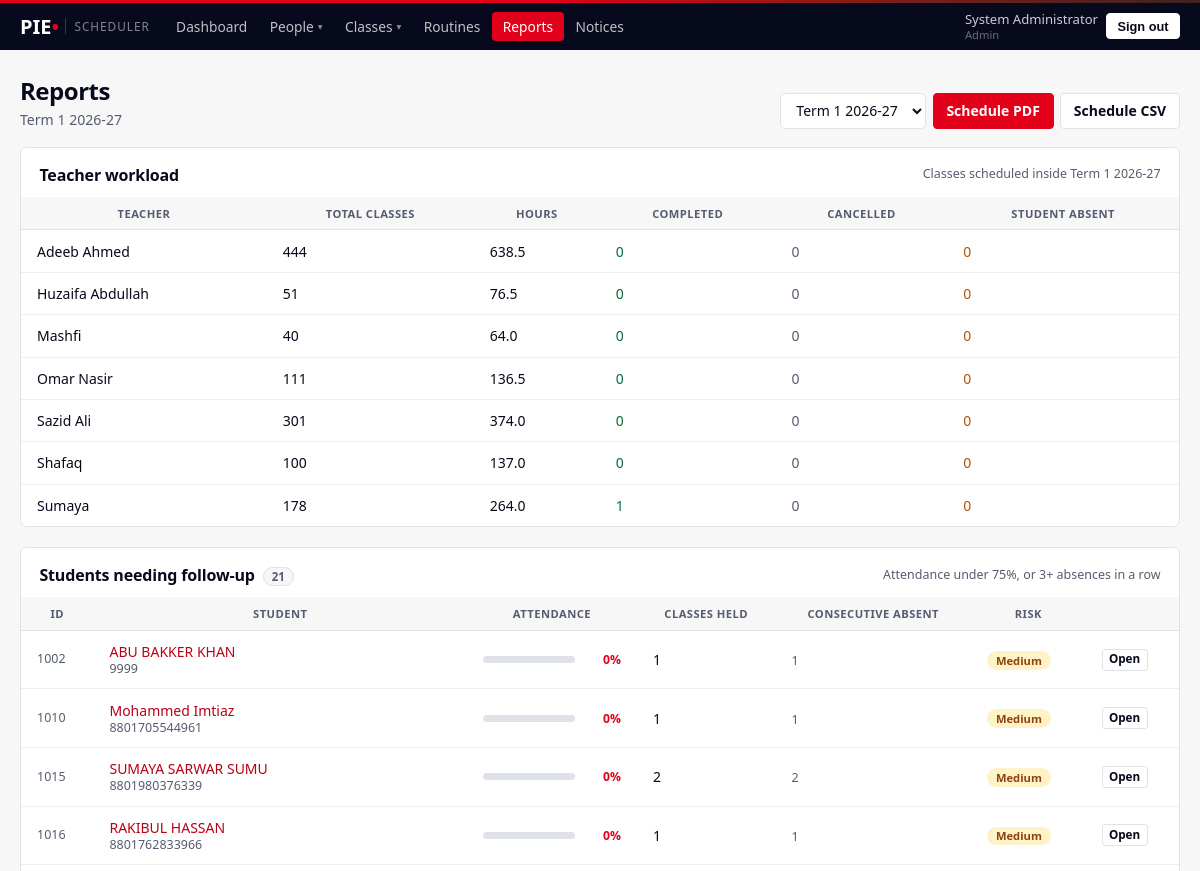
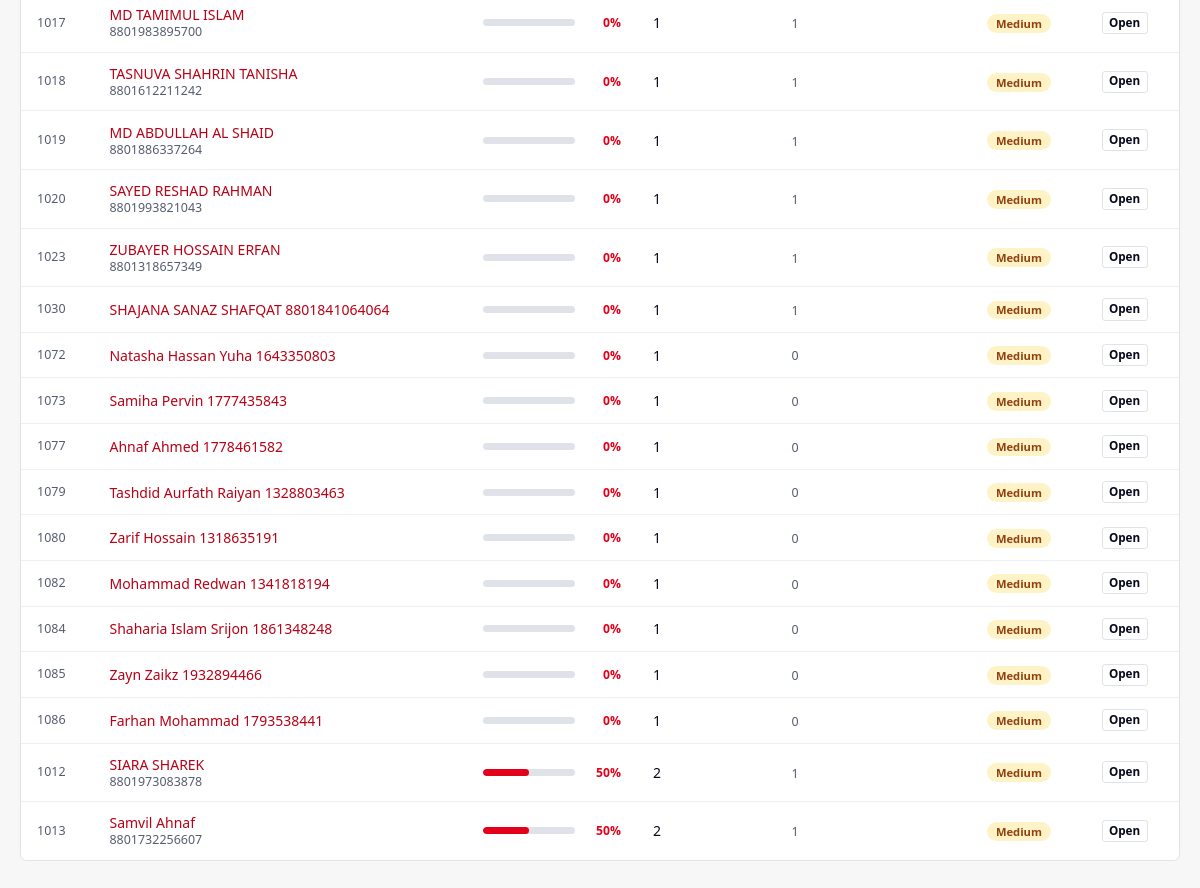
Screenshot of /admin/reports (signed in) with the database file from the repository (2 pictures, top to bottom).
### models.py (models this page shows, shortened)
class User(UserMixin, db.Model):
    __tablename__ = "user"
    id           = db.Column(db.Integer, primary_key=True)
    username     = db.Column(db.String(64), unique=True, nullable=False, index=True)
    password_hash= db.Column(db.String(255), nullable=False)
    full_name    = db.Column(db.String(120), nullable=False)
    role         = db.Column(db.String(16), nullable=False, index=True)
    status       = db.Column(db.String(16), default="ACTIVE", nullable=False, index=True)
    phone        = db.Column(db.String(32))
    email        = db.Column(db.String(120))
    branch       = db.Column(db.String(32), index=True)
    subjects     = db.Column(db.String(255))          # teachers only
    max_daily_hours = db.Column(db.Float, default=8.0)# teachers only
    days_off     = db.Column(db.String(32))           # teachers: "0,3" = Mon,Thu
    work_hours   = db.Column(db.String(255))          # "0=10:00-20:00;1=14:00-20:00"
    initial_password = db.Column(db.String(64))
    created_at   = db.Column(db.DateTime, default=datetime.utcnow)
    @property
    def is_active(self):
        return self.status == "ACTIVE"
    @property
    def is_admin(self):
        return self.role == "ADMIN"

class Term(db.Model):
    __tablename__ = "term"
    id           = db.Column(db.Integer, primary_key=True)
    name         = db.Column(db.String(120), unique=True, nullable=False)
    start_date   = db.Column(db.Date, nullable=False)
    end_date     = db.Column(db.Date, nullable=False)
    is_current   = db.Column(db.Boolean, default=False, nullable=False)

class Course(db.Model):
    __tablename__ = "course"
    id           = db.Column(db.Integer, primary_key=True)
    course_code  = db.Column(db.String(32), unique=True, nullable=False)
    course_name  = db.Column(db.String(160), nullable=False)
    description  = db.Column(db.Text)          # what the course is, in prose
    mnemonic       = db.Column(db.String(40))    # e.g. 03 IFY MDH
    awarding_body  = db.Column(db.String(120))   # e.g. INTO Qualifications
    level          = db.Column(db.String(80))    # e.g. RQF Level 3
    credits        = db.Column(db.Integer)
    learning_hours = db.Column(db.Integer)
    assessment     = db.Column(db.Text)          # one line per component
    outcomes       = db.Column(db.Text)          # one line per outcome
    branch       = db.Column(db.String(32))
    is_archived  = db.Column(db.Boolean, default=False, nullable=False)
    created_at   = db.Column(db.DateTime, default=datetime.utcnow)

class ClassSchedule(db.Model):
    __tablename__ = "class_schedule"
    id           = db.Column(db.Integer, primary_key=True)
    date         = db.Column(db.Date, nullable=False, index=True)
    start_time   = db.Column(db.Time, nullable=False)
    end_time     = db.Column(db.Time, nullable=False)
    duration_mins= db.Column(db.Integer, nullable=False)
    task         = db.Column(db.String(200))
    class_type   = db.Column(db.String(20), nullable=False, default="1-on-1")
    venue        = db.Column(db.String(80), default="Centre")
    room         = db.Column(db.String(100))          # typed per date by admin
    teacher_id   = db.Column(db.Integer, db.ForeignKey("user.id"), nullable=False, index=True)
    course_id    = db.Column(db.Integer, db.ForeignKey("course.id"), nullable=True)
    student_id   = db.Column(db.Integer, db.ForeignKey("user.id"), nullable=True, index=True)
    status       = db.Column(db.String(30), default="Scheduled", index=True)
    notes        = db.Column(db.Text)
    group_id     = db.Column(db.Integer, db.ForeignKey("class_group.id"), index=True)
    slot_id      = db.Column(db.Integer, db.ForeignKey("class_slot.id"))
    created_by   = db.Column(db.Integer, db.ForeignKey("user.id"))
    created_at   = db.Column(db.DateTime, default=datetime.utcnow)
    teacher = db.relationship("User", foreign_keys=[teacher_id],
                              backref=db.backref("teacher_schedules", cascade="all, delete-orphan"))
    student = db.relationship("User", foreign_keys=[student_id],
                              backref=db.backref("student_schedules", lazy="dynamic"))
    course  = db.relationship("Course", backref=db.backref("schedules", cascade="all, delete-orphan"))
    att_records = db.relationship("ScheduleAttendance", backref="schedule",
                                  cascade="all, delete-orphan")

### views_admin.py (the view)
@bp.route("/admin/reports")
@login_required
@admin_only
def reports():
    start, end, label = window_from_request()
    at_risk = students_at_risk(start, end)
    workload = []
    for t in User.query.filter_by(role="TEACHER", status="ACTIVE").all():
        q = ClassSchedule.query.filter(
            ClassSchedule.teacher_id == t.id,
            ClassSchedule.date >= start,
            ClassSchedule.date <= end,
            ClassSchedule.class_type.notin_(["Break","Other"]),
        )
        total    = q.count()
        done     = q.filter_by(status="Completed").count()
        cancelled= q.filter_by(status="Cancelled").count()
        absent_s = q.filter_by(status="Student Absent").count()
        hours    = sum((c.duration_mins or 60) for c in q.all()) / 60
        workload.append({"teacher": t, "total": total, "done": done,
                         "cancelled": cancelled, "student_absent": absent_s,
                         "hours": round(hours, 1)})
    return render_template("admin/reports.html",
                           at_risk=at_risk, workload=workload,
                           window_label=label, **_lists())

### helpers.py (called while the page is built, shortened)
def role_required(*roles):
    def decorator(f):
        @wraps(f)
        def inner(*args, **kwargs):
            if not current_user.is_authenticated:
                return redirect(url_for("login"))
            if current_user.role not in roles:
                abort(403)
            return f(*args, **kwargs)
        return inner
    return decorator

def read_only_guard():
    if not current_user.is_authenticated:
        return None
    if current_user.role != "STUDENT_VIEWER":
        return None

def window_from_request():
    tid = request.args.get("term_id")
    if tid == "all":
        return date(2000, 1, 1), date(2099, 12, 31), "All time"
    if tid:
        t = db.session.get(Term, int(tid))
        if t:
            return t.start_date, t.end_date, t.name
    current = Term.query.filter_by(is_current=True).first()
    if current:
        return current.start_date, current.end_date, current.name
    return date(2000, 1, 1), date(2099, 12, 31), "All time"

def bulk_attendance_summary(student_ids, start, end):
    if not student_ids:
        return {}
    rows = (db.session.query(
                Attendance.student_id,
                func.count(Attendance.id).label("held"),
                func.sum(db.case((Attendance.status.in_(["Present", "Late"]), 1), else_=0))
                    .label("attended"))
            .filter(Attendance.student_id.in_(student_ids),
                    Attendance.date >= start,
                    Attendance.date <= end)
            .group_by(Attendance.student_id).all())
    out = {}
    for r in rows:
        pct = round(r.attended / r.held * 100) if r.held else 0
        out[r.student_id] = {"held": r.held, "attended": r.attended, "percent": pct}
    for sid in student_ids:
        if sid not in out:
            out[sid] = {"held": 0, "attended": 0, "percent": 0}
    return out

def consecutive_absences(student_id):
    records = (ScheduleAttendance.query
               .filter_by(student_id=student_id)
               .order_by(ScheduleAttendance.marked_at.desc())
               .all())
    streak = 0
    for r in records:
        if r.status == "Absent":
            streak += 1
        else:
            break
    return streak

### templates/admin/reports.html (shortened to what this page needs)
{% extends "base.html" %}
{% import "partials/macros.html" as m %}
{% block content %}
<div class="page-head">
  <div>
    <h1 class="page-title">Reports</h1>
    <p class="page-sub">{{ window_label }}</p>
  </div>
  <div class="head-actions">
    <form method="get" style="display:flex;gap:.4rem">
      <select class="form-select" name="term_id" style="max-width:180px" onchange="this.form.submit()">
        {% for t in terms %}
          <option value="{{ t.id }}" {{ 'selected' if window_label == t.name }}>{{ t.name }}</option>
        {% endfor %}
      </select>
    </form>
    <a class="btn btn-primary" href="{{ url_for('admin.schedule_pdf') }}">Schedule PDF</a>
    <a class="btn btn-outline" href="{{ url_for('admin.schedule_export') }}">Schedule CSV</a>
  </div>
</div>
<div class="panel p-0" style="margin-bottom:1.25rem">
  <div class="panel-head" style="padding:1rem 1.15rem .7rem">
    <h2 class="panel-title" style="margin:0">Teacher workload</h2>
    <span class="sub">Classes scheduled inside {{ window_label }}</span>
  </div>
  <div class="table-responsive">
    <table class="list-table">
      <thead>
        <tr><th>Teacher</th><th>Total classes</th><th>Hours</th>
            <th>Completed</th><th>Cancelled</th><th>Student absent</th></tr>
      </thead>
      <tbody>
      {% for w in workload %}
      <tr>
        <td>
          {{ w.teacher.full_name }}
        </td>
        <td class="mono">{{ w.total }}</td>
        <td class="mono">{{ w.hours }}</td>
        <td class="mono" style="color:var(--ok)">{{ w.done }}</td>
        <td class="mono" style="color:var(--ink-soft)">{{ w.cancelled }}</td>
        <td class="mono" style="color:var(--warn)">{{ w.student_absent }}</td>
      </tr>
      {% else %}
      <tr><td colspan="6" class="empty-line">No teachers yet.</td></tr>
      {% endfor %}
      </tbody>
    </table>
  </div>
</div>
<div class="panel p-0">
  <div class="panel-head" style="padding:1rem 1.15rem .7rem">
    <h2 class="panel-title" style="margin:0">
      Students needing follow-up <span class="count-pill">{{ at_risk|length }}</span>
    </h2>
    <span class="sub">Attendance under 75%, or 3+ absences in a row</span>
  </div>
  {% if at_risk %}
  <div class="table-responsive">
    <table class="list-table">
      <thead>
        <tr><th>ID</th><th>Student</th><th>Attendance</th>
            <th>Classes held</th><th>Consecutive absent</th><th>Risk</th><th></th></tr>
      </thead>
      <tbody>
      {% for r in at_risk %}
      <tr>
        <td class="mono sub">{{ r.student.username }}</td>
        <td>
          <a href="{{ url_for('admin.student_profile', sid=r.student.id) }}">{{ r.student.full_name }}</a>
          {% if r.student.phone %}<div class="sub mono">{{ r.student.phone }}</div>{% endif %}
        </td>
        <td>{{ m.meter(r.percent, r.held) }}</td>
        <td class="mono">{{ r.held }}</td>
        <td>
          {% if r.consecutive >= 3 %}
            <span class="pill pill-red">{{ r.consecutive }} in a row</span>
          {% else %}
            <span class="sub mono">{{ r.consecutive }}</span>
          {% endif %}
        </td>
        <td>
          {% if r.low_att and r.consecutive >= 3 %}
            <span class="pill pill-red">High</span>
          {% else %}
            <span class="pill pill-amber">Medium</span>
          {% endif %}
        </td>
        <td>
          <a class="btn btn-xs btn-outline"
             href="{{ url_for('admin.student_profile', sid=r.student.id) }}">Open</a>
        </td>
      </tr>
      {% endfor %}
      </tbody>
    </table>
  </div>
  {% else %}
  <p class="empty-line">Nobody needs following up right now.</p>
  {% endif %}
</div>
{% endblock %}

### templates/base.html (shortened to what this page needs)
<!DOCTYPE html>
<html lang="en">
<head>
<link rel="stylesheet" href="{{ url_for('static', filename='css/style.css') }}">
</head>
<body>
{% if current_user.is_authenticated %}
<header class="app-bar">
  <div class="bar-inner">
    <a class="wordmark" href="{{ url_for('dashboard') }}">
      PIE<span class="wm-pie"> &bull;</span>
      <span class="wm-app">Scheduler</span>
    </a>
    <nav class="main-nav">
      {% if current_user.is_admin %}
        <a class="nav-link {{ 'active' if request.endpoint == 'admin.overview' }}"
           href="{{ url_for('admin.overview') }}">Dashboard</a>
        <div class="nav-drop">
          <button type="button" class="nav-link nav-drop-btn
            {{ 'active' if request.endpoint and ('student' in request.endpoint
               or 'teacher' in request.endpoint or 'batch' in request.endpoint) }}">
            People <span class="caret">&#9662;</span>
          </button>
        </div>
        <div class="nav-drop">
          <button type="button" class="nav-link nav-drop-btn
            {{ 'active' if request.endpoint and ('course' in request.endpoint
               or 'class' in request.endpoint or 'schedule' in request.endpoint
               or request.endpoint == 'admin.calendar') }}">
            Classes <span class="caret">&#9662;</span>
          </button>
        </div>
        <a class="nav-link {{ 'active' if request.endpoint and 'routines' in request.endpoint }}"
           href="{{ url_for('admin.routines') }}">Routines</a>
        <a class="nav-link {{ 'active' if request.endpoint == 'admin.reports' }}"
           href="{{ url_for('admin.reports') }}">Reports</a>
        <a class="nav-link {{ 'active' if request.endpoint == 'admin.notices' }}"
           href="{{ url_for('admin.notices') }}">Notices</a>
      {% elif current_user.is_viewer %}
        <a class="nav-link {{ 'active' if 'viewer' in (request.endpoint or '') }}"
           href="{{ url_for('viewer.search') }}">Student Records</a>
      {% elif current_user.is_teacher %}
        <a class="nav-link {{ 'active' if request.endpoint == 'teacher.my_schedule' }}"
           href="{{ url_for('teacher.my_schedule') }}">My Schedule</a>
        <a class="nav-link {{ 'active' if request.endpoint in ('teacher.my_courses','teacher.course') }}"
           href="{{ url_for('teacher.my_courses') }}">My Courses</a>
      {% elif current_user.is_student %}
        <a class="nav-link {{ 'active' if request.endpoint == 'student.dashboard' }}"
           href="{{ url_for('student.dashboard') }}">My Learning</a>
      {% endif %}
    </nav>
    <div class="bar-user">
      <span class="who">{{ current_user.full_name }}<em>{{ current_user.role|title }}</em></span>
      <a href="{{ url_for('logout') }}">
        <button class="btn-signout">Sign out</button>
      </a>
    </div>
  </div>
</header>
{% endif %}
<div class="page">
  {% block content %}{% endblock %}
</div>
</body>
</html>

### templates/partials/macros.html (shortened to what this page needs)
{% macro meter(percent, held) %}
{% if held == 0 %}
  <span class="sub">No classes</span>
{% else %}
  <div class="meter">
    <div class="meter-bar">
      <div class="meter-fill {{ 'is-low' if percent < 75 else ('is-warn' if percent < 85 else '') }}"
           style="width:{{ percent }}%"></div>
    </div>
    <span class="meter-value {{ 'is-low' if percent < 75 else ('is-warn' if percent < 85 else '') }}">
      {{ percent }}%
    </span>
  </div>
{% endif %}
{% endmacro %}

### rows the page displays
User: full_name "System Administrator", role "Admin"
Term: name "Term 1 2026-27"
User: teacher.full_name "Adeeb Ahmed"
User: teacher.full_name "Huzaifa Abdullah"
User: teacher.full_name "Mashfi"
User: teacher.full_name "Omar Nasir"
User: teacher.full_name "Sazid Ali"
User: teacher.full_name "Shafaq"
User: teacher.full_name "Sumaya"
Course: student.username "1002", student.full_name "ABU BAKKER KHAN", student.phone "9999", is_archived "0", held "1", consecutive "1", student.username "1010", student.full_name "Mohammed Imtiaz", student.phone "8801705544961", student.username "1016", student.full_name "RAKIBUL HASSAN", student.phone "8801762833966", student.username "1017", student.full_name "MD TAMIMUL ISLAM", student.phone "8801983895700", student.username "1018", student.full_name "TASNUVA SHAHRIN TANISHA", student.phone "8801612211242", student.username "1019", student.full_name "MD ABDULLAH AL SHAID", student.phone "8801886337264", student.username "1020", student.full_name "SAYED RESHAD RAHMAN", student.phone "8801993821043", student.username "1023", student.full_name "ZUBAYER HOSSAIN ERFAN", student.phone "8801318657349", student.username "1030", student.full_name "SHAJANA SANAZ SHAFQAT 8801841064064", student.username "1072", student.full_name "Natasha Hassan Yuha 1643350803", consecutive "0", student.username "1073", student.full_name "Samiha Pervin 1777435843", student.username "1077", student.full_name "Ahnaf Ahmed 1778461582", student.username "1079", student.full_name "Tashdid Aurfath Raiyan 1328803463", student.username "1080", student.full_name "Zarif Hossain 1318635191", student.username "1082", student.full_name "Mohammad Redwan 1341818194", student.username "1084", student.full_name "Shaharia Islam Srijon 1861348248", student.username "1085", student.full_name "Zayn Zaikz 1932894466", student.username "1086", student.full_name "Farhan Mohammad 1793538441"
Course: student.username "1015", student.full_name "SUMAYA SARWAR SUMU", student.phone "8801980376339", is_archived "0", held "2", consecutive "2"
ClassSchedule: student.username "1012", student.full_name "SIARA SHAREK", student.phone "8801973083878", id "50", held "2", consecutive "1", student.username "1013", student.full_name "Samvil Ahnaf", student.phone "8801732256607"

### other values shown
{{ w.total }} "444" "51" "40" "111" "301" "100" "178"
{{ w.hours }} "638.5" "76.5" "64.0" "136.5" "374.0" "137.0" "264.0"
{{ w.done }} "0" "0" "0" "0" "0" "0" "1"
{{ w.cancelled }} "0" "0" "0" "0" "0" "0" "0"
{{ w.student_absent }} "0" "0" "0" "0" "0" "0" "0"
{{ at_risk|length }} "21"
form field term_id "Term 1 2026-27"
